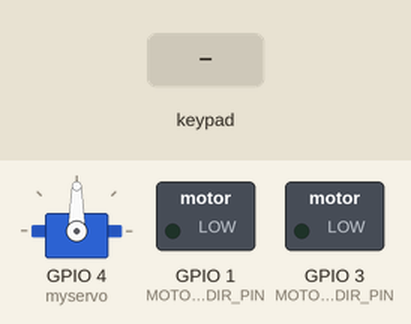
Simulated run of this program. Board: ESP32. On the bench: servo, switched loads named in the program (green lamp = pin HIGH). The test bench sets the inputs (shaded band). Nothing arrives over Bluetooth unless stated; what the program prints to the serial monitor is not drawn.

Above: at 0.01 s.
At 1.2 s:
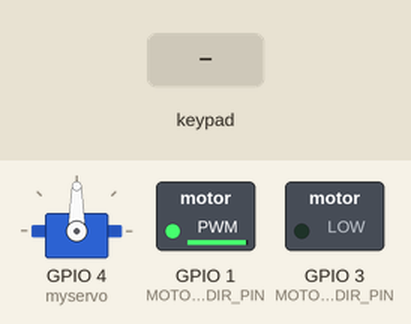
1.3 s: key 'S' pressed
At 3.9 s:
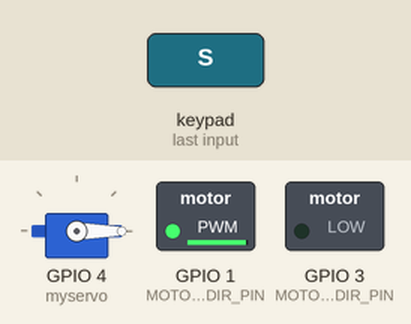
Timing chart, 0 to 5.4 s (numbered marks = the images above; inputs shaded):
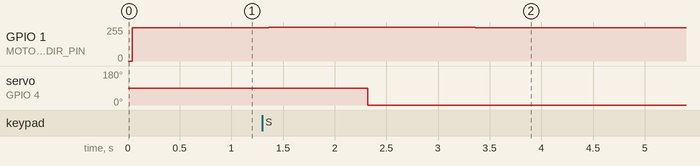

Measured:
- after the input at 1.3 s, GPIO 1 (MOTOR1_DIR_PIN): 248/255 → 255/255 after 0.06 s, → 248/255 2.0 s later; servo on GPIO 4 (myservo): 90° → 0° after 1.0 s

The program:

main.cpp
```cpp
#include <Arduino.h>
#include <PS4Controller.h>
#include <ESP32Servo.h>

const int MOTOR1_DIR_PIN = 1; //ピン番号入れる
const int MOTOR1_PWM_PIN = 2; //MOTOR1が右、MOTOR2が左とする
const int MOTOR2_DIR_PIN = 3;
const int MOTOR2_PWM_PIN = 4;

Servo myservo;

void setup() {
   Serial.begin(115200);
   PS4.begin(""); //PS4のアドレス入れる

   ledcSetup(1,12800,8);
   ledcSetup(2,12800,8);

   ledcAttachPin(MOTOR1_DIR_PIN,1);
   ledcAttachPin(MOTOR2_DIR_PIN,2);

   pinMode(MOTOR1_DIR_PIN, OUTPUT);
   pinMode(MOTOR2_DIR_PIN, OUTPUT);

   myservo.attach(4);//4PINにサーボモーターをつなぐ

   Serial.println("Ready.");
}

void loop() {

   if (!PS4.isConnected()){
      ledcWrite(1,0);
      ledcWrite(2,0);

      digitalWrite(MOTOR1_DIR_PIN, 0);
      digitalWrite(MOTOR2_DIR_PIN, 0);

      return;
   }

   if (PS4.Square()){
      myservo.write(90);
      delay(1000);
      myservo.write(0);
      delay(1000);
   }

   if (PS4.R2()){
      ledcWrite(1,1);
      ledcWrite(2,1);

      digitalWrite(MOTOR1_DIR_PIN, 0);
      digitalWrite(MOTOR2_DIR_PIN, 0);

   }
   else if (PS4.L2()){
      ledcWrite(1,1);
      ledcWrite(2,1);

      digitalWrite(MOTOR1_DIR_PIN, 1);
      digitalWrite(MOTOR2_DIR_PIN, 1);
   }
   else if (abs(PS4.LStickY()) <= 20){
      int ly;
      bool dir1 = 0;
      bool dir2 = 0;

      ly = PS4.LStickY() * 1.8;

      dir1 = ly < 0 ? 0 : 1;
      dir2 = ly < 0 ? 1 : 0; //どっちかのHIGHをLOWに変える

      ledcWrite(1, ly);
      ledcWrite(2, ly);

      digitalWrite(MOTOR1_DIR_PIN, dir1);
      digitalWrite(MOTOR2_DIR_PIN, dir2);
   }
   else{
      ledcWrite(1,0);
      ledcWrite(2,0);
   }
}
```
